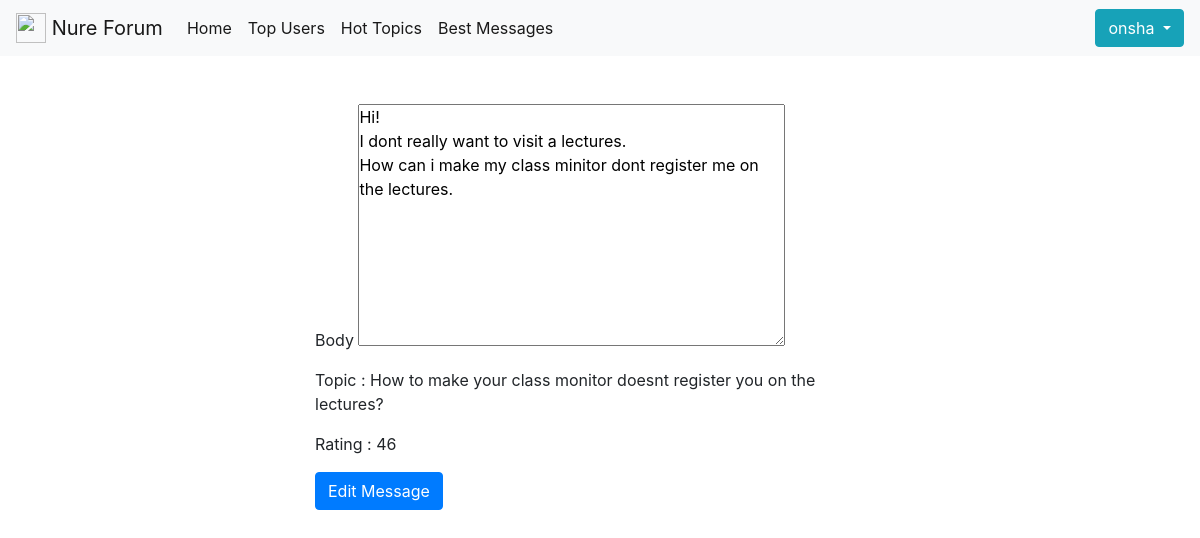
The page /msg/update/44/ (signed in) on the database its author committed.
### forumengine/models.py (models this page shows, shortened)
class Message(models.Model):
    message_id = models.AutoField(primary_key=True)
    body = models.TextField(blank=False, null=False)
    date_of_pub = models.DateTimeField(auto_now_add=True)
    rating = models.IntegerField(blank=False, null=False, default=0)
    author = models.ForeignKey(ForumUser, on_delete=models.CASCADE, blank=False)
    topic = models.ForeignKey(Topic, on_delete=models.CASCADE, blank=False)
    voted_users = models.ManyToManyField(ForumUser, blank=True, default=None, related_name='voted_users')
    def get_update_url(self):
        return reverse('message_update_url', kwargs={'message_id': self.message_id})

class Topic(models.Model):
    topic_id = models.AutoField(primary_key=True, auto_created=True)
    title = models.CharField(max_length=80, blank=False, null=False, default='unnamed')
    date_of_pub = models.DateTimeField(auto_now_add=True)
    category = models.ForeignKey(Category, on_delete=models.CASCADE, blank=False)
    rating = models.IntegerField(blank=False, null=False, default=0)
    slug = models.SlugField(max_length=255, unique=True)
    author = models.ForeignKey(ForumUser, on_delete=models.CASCADE, blank=False, null=False)

### forumengine/views.py (the view, shortened to what this page needs)
# urls.py: path('msg/update/<int:message_id>/', MessageUpdate.as_view(), name='message_update_url'),
class MessageUpdate(LoginRequiredMixin, View):
    model = Message
    model_form = MessageForm
    template = 'forumengine/message_update_form.html'
    raise_exception = True
    def get(self, request, message_id):
        user = ForumUser.objects.get(username=request.user.username)
        message = Message.objects.get(message_id=message_id)
        bound_form = self.model_form(instance=message)
        if message.author == user or user.is_staff:
            return render(request, self.template, context={'form': bound_form, 'message': message, 'user':user})
        else:
            return redirect('topic_detail_view', slug=message.topic.slug)

### forumengine/forms.py
class MessageForm(forms.ModelForm):
    class Meta:
        model = Message
        fields = ['body']
        vidgets = {
            'body': forms.Textarea(attrs={'class': 'form-control'}),
        }

### forumengine/models.py (called while the page is built)
    def get_absolute_url(self):
        return reverse('user_detail_url', kwargs={'id': self.id})

### forumengine/templates/forumengine/message_update_form.html (shortened to what this page needs)
{% extends 'base.html'%}
{% load static %}
{% block content %}
<div class="container w-50 mt-5" style="margin-left:25%;">
    <form action="{{ message.get_update_url }}" method="post">
        {% for field in form %}
        <div class="form-group w-100">
            <div class="form-group">
                {{ field.label}}
                {{ field }}
            </div>
        </div>
        {% endfor%}
        <div class="gorm-group">
            <p>Topic : {{message.topic.title}}</p>
            <p>Rating : {{message.rating}}</p>
        </div>
        <button type="submit" class="btn btn-primary">Edit Message</button>
    </form>
</div>
{% endblock %}

### templates/base.html (shortened to what this page needs)
{% load static %}
<!DOCTYPE html>
<html lang="en">
<head>
    {% block head %}
    <link rel="stylesheet" href="{% static 'bootstrap/css/bootstrap.min.css'%}">
    <link href="{% static 'fontawesome-free-5.5.0-web/css/all.css'%}" rel="stylesheet">
    <link rel="stylesheet" href="{% static 'forumengine/css/styles.css'%}">
    {% endblock%}
</head>
<body>
{%block header%}
<nav class="navbar navbar-expand-lg navbar-light bg-light">
    <a class="navbar-brand" href="{% url 'category_list_view'%}">
        <img src="{% static 'forumengine/images/nure_logo.png'%}" width="30" height="30"
             class="d-inline-block align-top" alt="">
        Nure Forum
    </a>
    <div class="collapse navbar-collapse" id="navbarSupportedContent">
        <ul class="navbar-nav mr-auto">
            <li class="nav-item active">
                <a class="nav-link" href="{% url 'category_list_view'%}">Home <span class="sr-only">(current)</span></a>
            </li>
            <li class="nav-item active">
                <a class="nav-link" href="{% url 'users_list_url'%}">Top Users</a>
            </li>
            <li class="nav-item active">
                <a class="nav-link" href="#">Hot Topics</a>
            </li>
            <li class="nav-item active">
                <a class="nav-link" href="{% url 'best_messages_url'%}">Best Messages</a>
            </li>
        </ul>
        {% if request.user.is_authenticated %}
        <div class="btn-group ">
            <button type="button" class="btn btn-info dropdown-toggle" data-toggle="dropdown" aria-haspopup="true"
                    aria-expanded="false">
                {{ request.user.username}}
            </button>
        </div>
        {%endif%}
    </div>
</nav>
{% endblock %}
{% block content %}{% endblock %}
</body>
</html>

### forumengine/static/forumengine/css/styles.css (style rules this page uses)
* { margin: 0; padding:0; }

### rows shown on the page
Message: form "Hi! I dont really want to visit a lectures. How can i make my class minitor dont register me on the lectures.", topic "How to make your class monitor doesnt register you on the lectures?", rating "46"

### other values the page prints
{{ request.user.username }} "onsha"
{{ field.label }} "Body"
